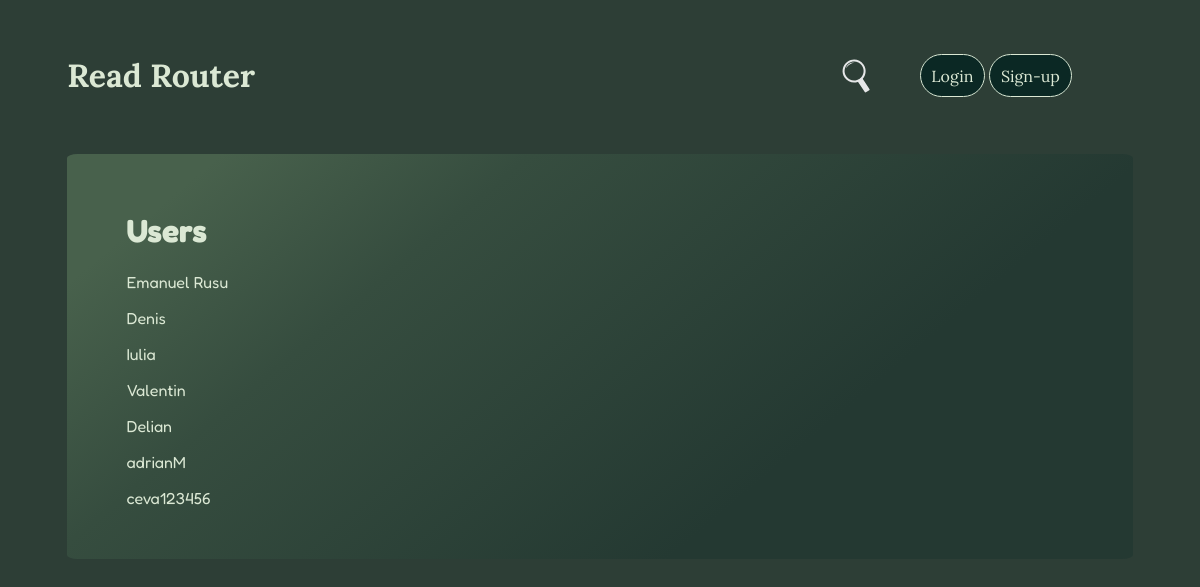
/users, run on an earlier commit of the app's database.
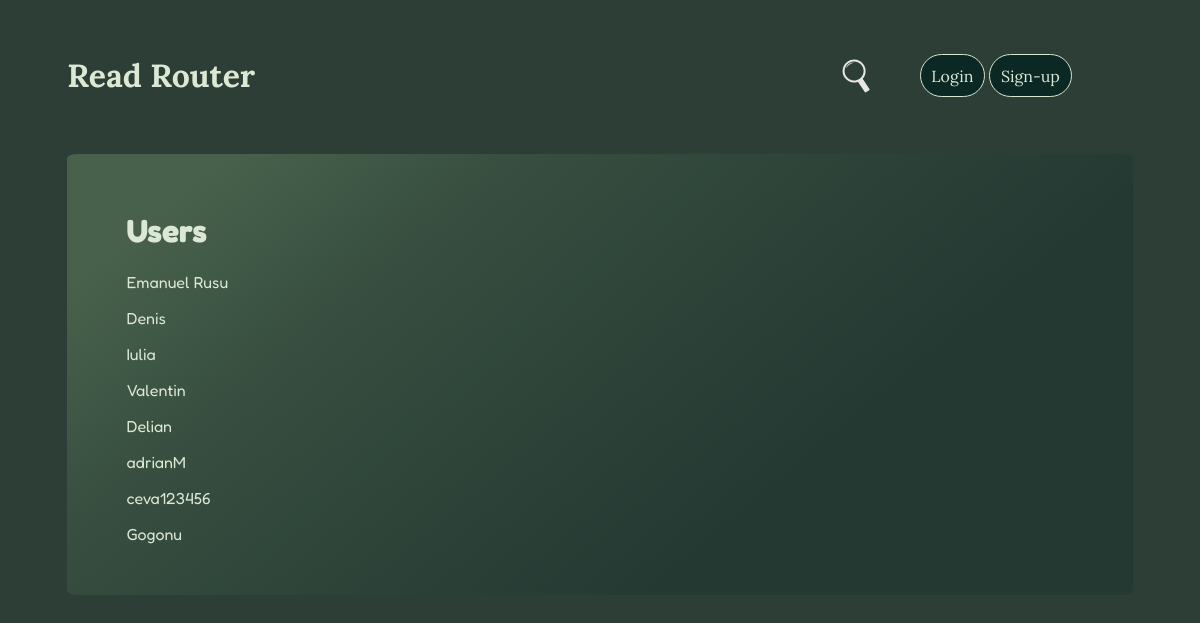
And on a later commit of the database.
### myapp/core/models/user.py (models this page shows, shortened)
class User(UserMixin, db.Model):
    __tablename__ = 'user'
    id = db.Column(db.Integer, primary_key=True)
    name = db.Column(db.String(50), nullable=True)
    email = db.Column(db.String(260), nullable=True, unique=True)
    psw = db.Column(db.String(50), nullable=True)
    place = db.Column(db.String(32), nullable=True)
    user_photo = db.Column(db.String(50), default='default.png')
    books = db.relationship('Book', backref='user', uselist=True)

### myapp/core/routes/main.py (the view)
@main.route('/users', methods=['GET'])
def index_users():
    template = f'{template_folder}/users.html'
    return render_template(template, user_res=User.query.all())

### myapp/templates/pages/main/users.html
{% extends "base.html" %}
{% block content %}
    <div class="sections">
        <div class="user-card">
            <h1>Users</h1>
            {% for user in user_res %}
            <p> <a href='/user/{{ user.id }}'>{{ user.name }}</a> </p>
            {% endfor %}
        </div>
    </div>
{% endblock %}

What changed in the data, as far as the page shows it:
added User: name "Gogonu"
